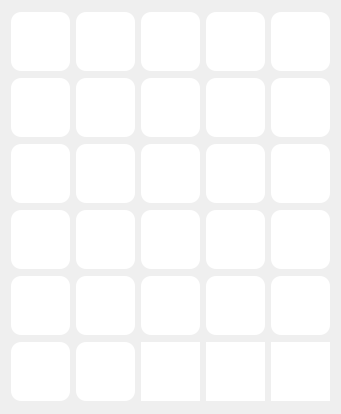
      <widget class="QWidget" name="scrollAreaWidgetContents_4">
       <property name="geometry">
        <rect>
         <x>0</x>
         <y>0</y>
         <width>339</width>
         <height>414</height>
        </rect>
       </property>
       <layout class="QVBoxLayout" name="verticalLayout_3">
        <item>
         <layout class="QHBoxLayout" name="horizontalLayout">
          <item>
           <widget class="QPushButton" name="pushButton_44">
            <property name="minimumSize">
             <size>
              <width>59</width>
              <height>59</height>
             </size>
            </property>
            <property name="maximumSize">
             <size>
              <width>59</width>
              <height>59</height>
             </size>
            </property>
            <property name="styleSheet">
             <string notr="true">QPushButton{
	background-color:rgb(255,255,255);
	border-radius:10px;
	border-image: url(:/Danh-thue/Sticker/Danh-thue/700042533365245.png);
}
QPushButton::hover{
	background-color:rgb(229, 229, 229);
}</string>
            </property>
            <property name="text">
             <string/>
            </property>
           </widget>
          </item>
          <item>
           <widget class="QPushButton" name="pushButton_43">
            <property name="minimumSize">
             <size>
              <width>59</width>
              <height>59</height>
             </size>
            </property>
            <property name="maximumSize">
             <size>
              <width>59</width>
              <height>59</height>
             </size>
            </property>
            <property name="styleSheet">
             <string notr="true">QPushButton{
	background-color:rgb(255,255,255);
	border-radius:10px;
	border-image:url(:/Danh-thue/Sticker/Danh-thue/700042523365246.png);
}
QPushButton::hover{
	background-color:rgb(229, 229, 229);
}</string>
            </property>
            <property name="text">
             <string/>
            </property>
           </widget>
          </item>
          <item>
           <widget class="QPushButton" name="pushButton_45">
            <property name="minimumSize">
             <size>
              <width>59</width>
              <height>59</height>
             </size>
            </property>
            <property name="maximumSize">
             <size>
              <width>59</width>
              <height>59</height>
             </size>
            </property>
            <property name="styleSheet">
             <string notr="true">QPushButton{
	background-color:rgb(255,255,255);
	border-radius:10px;
	border-image: url(:/Danh-thue/Sticker/Danh-thue/700042563365242.png);
}
QPushButton::hover{
	background-color:rgb(229, 229, 229);
}</string>
            </property>
            <property name="text">
             <string/>
            </property>
           </widget>
          </item>
          <item>
           <widget class="QPushButton" name="pushButton_46">
            <property name="minimumSize">
             <size>
              <width>59</width>
              <height>59</height>
             </size>
            </property>
            <property name="maximumSize">
             <size>
              <width>59</width>
              <height>59</height>
             </size>
            </property>
            <property name="styleSheet">
             <string notr="true">QPushButton{
	background-color:rgb(255,255,255);
	border-radius:10px;
	border-image: url(:/Danh-thue/Sticker/Danh-thue/700042553365243.png);
}
QPushButton::hover{
	background-color:rgb(229, 229, 229);
}</string>
            </property>
            <property name="text">
             <string/>
            </property>
           </widget>
          </item>
          <item>
           <widget class="QPushButton" name="pushButton_47">
            <property name="minimumSize">
             <size>
              <width>59</width>
              <height>59</height>
             </size>
            </property>
            <property name="maximumSize">
             <size>
              <width>59</width>
              <height>59</height>
             </size>
            </property>
            <property name="styleSheet">
             <string notr="true">QPushButton{
	background-color:rgb(255,255,255);
	border-radius:10px;
	border-image: url(:/Danh-thue/Sticker/Danh-thue/700042633365235.png);
}
QPushButton::hover{
	background-color:rgb(229, 229, 229);
}</string>
            </property>
            <property name="text">
             <string/>
            </property>
           </widget>
          </item>
         </layout>
        </item>
        <item>
         <layout class="QHBoxLayout" name="horizontalLayout_2">
          <item>
           <widget class="QPushButton" name="pushButton_48">
            <property name="minimumSize">
             <size>
              <width>59</width>
              <height>59</height>
             </size>
            </property>
            <property name="maximumSize">
             <size>
              <width>59</width>
              <height>59</height>
             </size>
            </property>
            <property name="styleSheet">
             <string notr="true">QPushButton{
	background-color:rgb(255,255,255);
	border-radius:10px;
	border-image: url(:/Danh-thue/Sticker/Danh-thue/700042663365232.png);
}
QPushButton::hover{
	background-color:rgb(229, 229, 229);
}</string>
            </property>
            <property name="text">
             <string/>
            </property>
           </widget>
          </item>
          <item>
           <widget class="QPushButton" name="pushButton_49">
            <property name="minimumSize">
             <size>
              <width>59</width>
              <height>59</height>
             </size>
            </property>
            <property name="maximumSize">
             <size>
              <width>59</width>
              <height>59</height>
             </size>
            </property>
            <property name="styleSheet">
             <string notr="true">QPushButton{
	background-color:rgb(255,255,255);
	border-radius:10px;
	border-image: url(:/Danh-thue/Sticker/Danh-thue/700042673365231.png);
}
QPushButton::hover{
	background-color:rgb(229, 229, 229);
}</string>
            </property>
            <property name="text">
             <string/>
            </property>
           </widget>
          </item>
          <item>
           <widget class="QPushButton" name="pushButton_50">
            <property name="minimumSize">
             <size>
              <width>59</width>
              <height>59</height>
             </size>
            </property>
            <property name="maximumSize">
             <size>
              <width>59</width>
              <height>59</height>
             </size>
            </property>
            <property name="styleSheet">
             <string notr="true">QPushButton{
	background-color:rgb(255,255,255);
	border-radius:10px;
	border-image: url(:/Danh-thue/Sticker/Danh-thue/700042683365230.png);
}
QPushButton::hover{
	background-color:rgb(229, 229, 229);
}</string>
            </property>
            <property name="text">
             <string/>
            </property>
           </widget>
          </item>
          <item>
           <widget class="QPushButton" name="pushButton_51">
            <property name="minimumSize">
             <size>
              <width>59</width>
              <height>59</height>
             </size>
            </property>
            <property name="maximumSize">
             <size>
              <width>59</width>
              <height>59</height>
             </size>
            </property>
            <property name="styleSheet">
             <string notr="true">QPushButton{
	background-color:rgb(255,255,255);
	border-radius:10px;
	border-image: url(:/Danh-thue/Sticker/Danh-thue/700042730031892.png);
}
QPushButton::hover{
	background-color:rgb(229, 229, 229);
}</string>
            </property>
            <property name="text">
             <string/>
            </property>
           </widget>
          </item>
          <item>
           <widget class="QPushButton" name="pushButton_52">
            <property name="minimumSize">
             <size>
              <width>59</width>
              <height>59</height>
             </size>
            </property>
            <property name="maximumSize">
             <size>
              <width>59</width>
              <height>59</height>
             </size>
            </property>
            <property name="styleSheet">
             <string notr="true">QPushButton{
	background-color:rgb(255,255,255);
	border-radius:10px;
	border-image: url(:/Danh-thue/Sticker/Danh-thue/700042743365224.png);
}
QPushButton::hover{
	background-color:rgb(229, 229, 229);
}</string>
            </property>
            <property name="text">
             <string/>
            </property>
           </widget>
          </item>
         </layout>
        </item>
        <item>
         <layout class="QHBoxLayout" name="horizontalLayout_56">
          <item>
           <widget class="QPushButton" name="pushButton_21">
            <property name="minimumSize">
             <size>
              <width>59</width>
              <height>59</height>
             </size>
            </property>
            <property name="maximumSize">
             <size>
              <width>59</width>
              <height>59</height>
             </size>
            </property>
            <property name="styleSheet">
             <string notr="true">QPushButton{
	background-color:rgb(255,255,255);
	border-radius:10px;
	border-image: url(:/Danh-thue/Sticker/Danh-thue/700042780031887.png);
}
QPushButton::hover{
	background-color:rgb(229, 229, 229);
}</string>
            </property>
            <property name="text">
             <string/>
            </property>
           </widget>
          </item>
          <item>
           <widget class="QPushButton" name="pushButton_24">
            <property name="minimumSize">
             <size>
              <width>59</width>
              <height>59</height>
             </size>
            </property>
            <property name="maximumSize">
             <size>
              <width>59</width>
              <height>59</height>
             </size>
            </property>
            <property name="styleSheet">
             <string notr="true">QPushButton{
	background-color:rgb(255,255,255);
	border-radius:10px;
	border-image: url(:/Danh-thue/Sticker/Danh-thue/700042790031886.png);
}
QPushButton::hover{
	background-color:rgb(229, 229, 229);
}</string>
            </property>
            <property name="text">
             <string/>
            </property>
           </widget>
          </item>
          <item>
           <widget class="QPushButton" name="pushButton_25">
            <property name="minimumSize">
             <size>
              <width>59</width>
              <height>59</height>
             </size>
            </property>
            <property name="maximumSize">
             <size>
              <width>59</width>
              <height>59</height>
             </size>
            </property>
            <property name="styleSheet">
             <string notr="true">QPushButton{
	background-color:rgb(255,255,255);
	border-radius:10px;
	border-image: url(:/Danh-thue/Sticker/Danh-thue/700042823365216.png);
}
QPushButton::hover{
	background-color:rgb(229, 229, 229);
}</string>
            </property>
            <property name="text">
             <string/>
            </property>
           </widget>
          </item>
          <item>
           <widget class="QPushButton" name="pushButton_26">
            <property name="minimumSize">
             <size>
              <width>59</width>
              <height>59</height>
             </size>
            </property>
            <property name="maximumSize">
             <size>
              <width>59</width>
              <height>59</height>
             </size>
            </property>
            <property name="styleSheet">
             <string notr="true">QPushButton{
	background-color:rgb(255,255,255);
	border-radius:10px;
	border-image: url(:/Danh-thue/Sticker/Danh-thue/700042833365215.png);
}
QPushButton::hover{
	background-color:rgb(229, 229, 229);
}</string>
            </property>
            <property name="text">
             <string/>
            </property>
           </widget>
          </item>
          <item>
           <widget class="QPushButton" name="pushButton_27">
            <property name="minimumSize">
             <size>
              <width>59</width>
              <height>59</height>
             </size>
            </property>
            <property name="maximumSize">
             <size>
              <width>59</width>
              <height>59</height>
             </size>
            </property>
            <property name="styleSheet">
             <string notr="true">QPushButton{
	background-color:rgb(255,255,255);
	border-radius:10px;
	border-image: url(:/Danh-thue/Sticker/Danh-thue/700042846698547.png);
}
QPushButton::hover{
	background-color:rgb(229, 229, 229);
}</string>
            </property>
            <property name="text">
             <string/>
            </property>
           </widget>
          </item>
         </layout>
        </item>
        <item>
         <layout class="QHBoxLayout" name="horizontalLayout_139">
          <item>
           <widget class="QPushButton" name="pushButton_38">
            <property name="minimumSize">
             <size>
              <width>59</width>
              <height>59</height>
             </size>
            </property>
            <property name="maximumSize">
             <size>
              <width>59</width>
              <height>59</height>
             </size>
            </property>
            <property name="styleSheet">
             <string notr="true">QPushButton{
	background-color:rgb(255,255,255);
	border-radius:10px;
	border-image: url(:/Danh-thue/Sticker/Danh-thue/700159896686842.png);
}
QPushButton::hover{
	background-color:rgb(229, 229, 229);
}</string>
            </property>
            <property name="text">
             <string/>
            </property>
           </widget>
          </item>
          <item>
           <widget class="QPushButton" name="pushButton_39">
            <property name="minimumSize">
             <size>
              <width>59</width>
              <height>59</height>
             </size>
            </property>
            <property name="maximumSize">
             <size>
              <width>59</width>
              <height>59</height>
             </size>
            </property>
            <property name="styleSheet">
             <string notr="true">QPushButton{
	background-color:rgb(255,255,255);
	border-radius:10px;
	border-image: url(:/Danh-thue/Sticker/Danh-thue/700159013353597.png);
}
QPushButton::hover{
	background-color:rgb(229, 229, 229);
}</string>
            </property>
            <property name="text">
             <string/>
            </property>
           </widget>
          </item>
          <item>
           <widget class="QPushButton" name="pushButton_40">
            <property name="minimumSize">
             <size>
              <width>59</width>
              <height>59</height>
             </size>
            </property>
            <property name="maximumSize">
             <size>
              <width>59</width>
              <height>59</height>
             </size>
            </property>
            <property name="styleSheet">
             <string notr="true">QPushButton{
	background-color:rgb(255,255,255);
	border-radius:10px;
	border-image: url(:/Danh-thue/Sticker/Danh-thue/700158816686950.png);
}
QPushButton::hover{
	background-color:rgb(229, 229, 229);
}</string>
            </property>
            <property name="text">
             <string/>
            </property>
           </widget>
          </item>
          <item>
           <widget class="QPushButton" name="pushButton_41">
            <property name="minimumSize">
             <size>
              <width>59</width>
              <height>59</height>
             </size>
            </property>
            <property name="maximumSize">
             <size>
              <width>59</width>
              <height>59</height>
             </size>
            </property>
            <property name="styleSheet">
             <string notr="true">QPushButton{
	background-color:rgb(255,255,255);
	border-radius:10px;
	border-image: url(:/Danh-thue/Sticker/Danh-thue/700042543365244.png);
}
QPushButton::hover{
	background-color:rgb(229, 229, 229);
}</string>
            </property>
            <property name="text">
             <string/>
            </property>
           </widget>
          </item>
          <item>
           <widget class="QPushButton" name="pushButton_42">
            <property name="minimumSize">
             <size>
              <width>59</width>
              <height>59</height>
             </size>
            </property>
            <property name="maximumSize">
             <size>
              <width>59</width>
              <height>59</height>
             </size>
            </property>
            <property name="styleSheet">
             <string notr="true">QPushButton{
	background-color:rgb(255,255,255);
	border-radius:10px;
	border-image: url(:/Danh-thue/Sticker/Danh-thue/700042770031888.png);
}
QPushButton::hover{
	background-color:rgb(229, 229, 229);
}</string>
            </property>
            <property name="text">
             <string/>
            </property>
           </widget>
          </item>
         </layout>
        </item>
        <item>
         <layout class="QHBoxLayout" name="horizontalLayout_57">
          <item>
           <widget class="QPushButton" name="pushButton_28">
            <property name="minimumSize">
             <size>
              <width>59</width>
              <height>59</height>
             </size>
            </property>
            <property name="maximumSize">
             <size>
              <width>59</width>
              <height>59</height>
             </size>
            </property>
            <property name="styleSheet">
             <string notr="true">QPushButton{
	background-color:rgb(255,255,255);
	border-radius:10px;
	border-image: url(:/Danh-thue/Sticker/Danh-thue/700158326686999.png);
}
QPushButton::hover{
	background-color:rgb(229, 229, 229);
}</string>
            </property>
            <property name="text">
             <string/>
            </property>
           </widget>
          </item>
          <item>
           <widget class="QPushButton" name="pushButton_29">
            <property name="minimumSize">
             <size>
              <width>59</width>
              <height>59</height>
             </size>
            </property>
            <property name="maximumSize">
             <size>
              <width>59</width>
              <height>59</height>
             </size>
            </property>
            <property name="styleSheet">
             <string notr="true">QPushButton{
	background-color:rgb(255,255,255);
	border-radius:10px;
	border-image: url(:/Danh-thue/Sticker/Danh-thue/700158620020303.png);
}
QPushButton::hover{
	background-color:rgb(229, 229, 229);
}</string>
            </property>
            <property name="text">
             <string/>
            </property>
           </widget>
          </item>
          <item>
           <widget class="QPushButton" name="pushButton_30">
            <property name="minimumSize">
             <size>
              <width>59</width>
              <height>59</height>
             </size>
            </property>
            <property name="maximumSize">
             <size>
              <width>59</width>
              <height>59</height>
             </size>
            </property>
            <property name="styleSheet">
             <string notr="true">QPushButton{
	background-color:rgb(255,255,255);
	border-radius:10px;
	border-image: url(:/Danh-thue/Sticker/Danh-thue/700042613365237.png);
}
QPushButton::hover{
	background-color:rgb(229, 229, 229);
}</string>
            </property>
            <property name="text">
             <string/>
            </property>
           </widget>
          </item>
          <item>
           <widget class="QPushButton" name="pushButton_31">
            <property name="minimumSize">
             <size>
              <width>59</width>
              <height>59</height>
             </size>
            </property>
            <property name="maximumSize">
             <size>
              <width>59</width>
              <height>59</height>
             </size>
            </property>
            <property name="styleSheet">
             <string notr="true">QPushButton{
	background-color:rgb(255,255,255);
	border-radius:10px;
	border-image: url(:/Danh-thue/Sticker/Danh-thue/700042756698556.png);
}
QPushButton::hover{
	background-color:rgb(229, 229, 229);
}</string>
            </property>
            <property name="text">
             <string/>
            </property>
           </widget>
          </item>
          <item>
           <widget class="QPushButton" name="pushButton_32">
            <property name="minimumSize">
             <size>
              <width>59</width>
              <height>59</height>
             </size>
            </property>
            <property name="maximumSize">
             <size>
              <width>59</width>
              <height>59</height>
             </size>
            </property>
            <property name="styleSheet">
             <string notr="true">QPushButton{
	background-color:rgb(255,255,255);
	border-radius:10px;
	image: url(:/Danh-thue/Sticker/Danh-thue/700042720031893.png);
}
QPushButton::hover{
	background-color:rgb(229, 229, 229);
}</string>
            </property>
            <property name="text">
             <string/>
            </property>
           </widget>
          </item>
         </layout>
        </item>
        <item>
         <layout class="QHBoxLayout" name="horizontalLayout_58">
          <item>
           <widget class="QPushButton" name="pushButton_35">
            <property name="minimumSize">
             <size>
              <width>59</width>
              <height>59</height>
             </size>
            </property>
            <property name="maximumSize">
             <size>
              <width>59</width>
              <height>59</height>
             </size>
            </property>
            <property name="styleSheet">
             <string notr="true">QPushButton{
	background-color:rgb(255,255,255);
	border-radius:10px;
	border-image: url(:/Danh-thue/Sticker/Danh-thue/700158496686982.png);
}
QPushButton::hover{
	background-color:rgb(229, 229, 229);
}</string>
            </property>
            <property name="text">
             <string/>
            </property>
           </widget>
          </item>
          <item>
           <widget class="QPushButton" name="pushButton_34">
            <property name="minimumSize">
             <size>
              <width>59</width>
              <height>59</height>
             </size>
            </property>
            <property name="maximumSize">
             <size>
              <width>59</width>
              <height>59</height>
             </size>
            </property>
            <property name="styleSheet">
             <string notr="true">QPushButton{
	background-color:rgb(255,255,255);
	border-radius:10px;
	border-image: url(:/Danh-thue/Sticker/Danh-thue/700042653365233.png);
}
QPushButton::hover{
	background-color:rgb(229, 229, 229);
}</string>
            </property>
            <property name="text">
             <string/>
            </property>
           </widget>
          </item>
          <item>
           <widget class="QPushButton" name="pushButton_33">
            <property name="minimumSize">
             <size>
              <width>59</width>
              <height>59</height>
             </size>
            </property>
            <property name="maximumSize">
             <size>
              <width>59</width>
              <height>59</height>
             </size>
            </property>
            <property name="styleSheet">
             <string notr="true">background-color: rgb(255, 255, 255);
border:none;</string>
            </property>
            <property name="text">
             <string/>
            </property>
           </widget>
          </item>
          <item>
           <widget class="QPushButton" name="pushButton_36">
            <property name="minimumSize">
             <size>
              <width>59</width>
              <height>59</height>
             </size>
            </property>
            <property name="maximumSize">
             <size>
              <width>59</width>
              <height>59</height>
             </size>
            </property>
            <property name="styleSheet">
             <string notr="true">background-color: rgb(255, 255, 255);
border:none;</string>
            </property>
            <property name="text">
             <string/>
            </property>
           </widget>
          </item>
          <item>
           <widget class="QPushButton" name="pushButton_37">
            <property name="minimumSize">
             <size>
              <width>59</width>
              <height>59</height>
             </size>
            </property>
            <property name="maximumSize">
             <size>
              <width>59</width>
              <height>59</height>
             </size>
            </property>
            <property name="styleSheet">
             <string notr="true">background-color: rgb(255, 255, 255);
border:none;</string>
            </property>
            <property name="text">
             <string/>
            </property>
           </widget>
          </item>
         </layout>
        </item>
       </layout>
      </widget>
